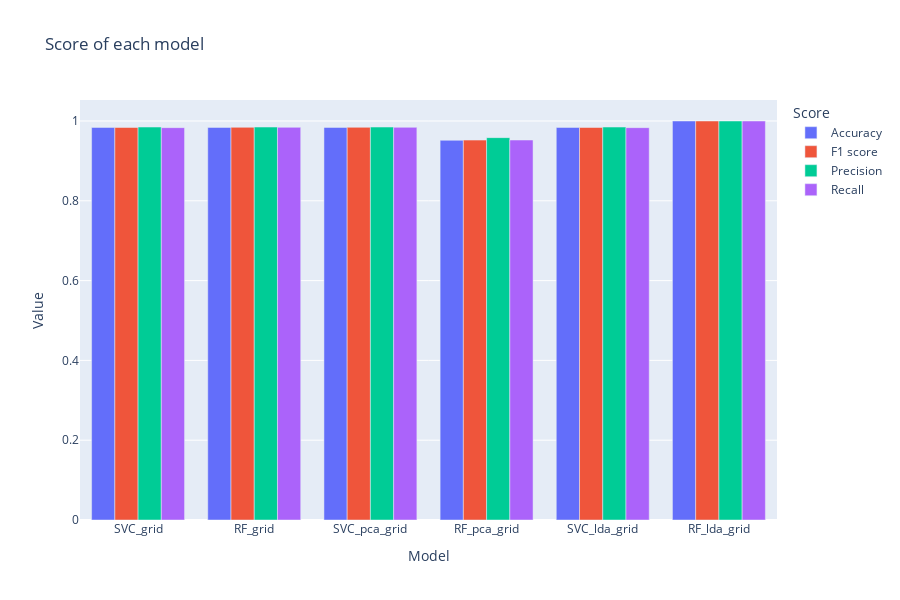

The notebook cell this image was saved under:
### Code cell
import plotly.express as px
fig = px.bar(after_df, x='Model', color="Score",
             y='Value',
             title="Score of each model",
             barmode='group',
             height=600
            )

fig.show()

### Figure 1 — Plotly figure (JSON) as saved in the notebook; plotly's stock layout.template omitted (floating-point values rounded to 4 significant figures)
{"data": [{"alignmentgroup": "True", "hovertemplate": "Score=Accuracy<br>Model=%{x}<br>Value=%{y}<extra></extra>", "legendgroup": "Accuracy", "marker": {"color": "#636efa"}, "name": "Accuracy", "offsetgroup": "Accuracy", "orientation": "v", "showlegend": true, "textposition": "auto", "type": "bar", "x": ["SVC_grid", "RF_grid", "SVC_pca_grid", "RF_pca_grid", "SVC_lda_grid", "RF_lda_grid"], "xaxis": "x", "y": [0.9839, 0.9839, 0.9839, 0.9516, 0.9839, 1], "yaxis": "y"}, {"alignmentgroup": "True", "hovertemplate": "Score=F1 score<br>Model=%{x}<br>Value=%{y}<extra></extra>", "legendgroup": "F1 score", "marker": {"color": "#EF553B"}, "name": "F1 score", "offsetgroup": "F1 score", "orientation": "v", "showlegend": true, "textposition": "auto", "type": "bar", "x": ["SVC_grid", "RF_grid", "SVC_pca_grid", "RF_pca_grid", "SVC_lda_grid", "RF_lda_grid"], "xaxis": "x", "y": [0.9837, 0.9841, 0.9841, 0.9521, 0.9837, 1], "yaxis": "y"}, {"alignmentgroup": "True", "hovertemplate": "Score=Precision<br>Model=%{x}<br>Value=%{y}<extra></extra>", "legendgroup": "Precision", "marker": {"color": "#00cc96"}, "name": "Precision", "offsetgroup": "Precision", "orientation": "v", "showlegend": true, "textposition": "auto", "type": "bar", "x": ["SVC_grid", "RF_grid", "SVC_pca_grid", "RF_pca_grid", "SVC_lda_grid", "RF_lda_grid"], "xaxis": "x", "y": [0.9848, 0.9848, 0.9848, 0.9583, 0.9848, 1], "yaxis": "y"}, {"alignmentgroup": "True", "hovertemplate": "Score=Recall<br>Model=%{x}<br>Value=%{y}<extra></extra>", "legendgroup": "Recall", "marker": {"color": "#ab63fa"}, "name": "Recall", "offsetgroup": "Recall", "orientation": "v", "showlegend": true, "textposition": "auto", "type": "bar", "x": ["SVC_grid", "RF_grid", "SVC_pca_grid", "RF_pca_grid", "SVC_lda_grid", "RF_lda_grid"], "xaxis": "x", "y": [0.9833, 0.9841, 0.9841, 0.9524, 0.9833, 1], "yaxis": "y"}], "layout": {"barmode": "group", "height": 600, "legend": {"title": {"text": "Score"}, "tracegroupgap": 0}, "title": {"text": "Score of each model"}, "xaxis": {"anchor": "y", "domain": [0, 1], "title": {"text": "Model"}}, "yaxis": {"anchor": "x", "domain": [0, 1], "title": {"text": "Value"}}}}
